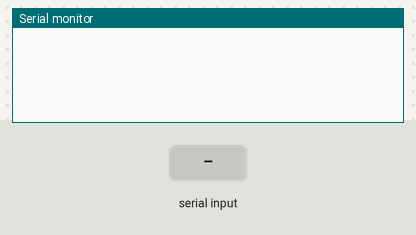
This sketch was run on a simulated Arduino Uno, built with avr-gcc and run on an emulated ATmega328P. Shown: the last lines printed to the serial monitor. Inputs (shaded band) come from the test bench. No radio packets arrive unless stated.

Above: at 1.2 s.
1.3 s: "90,45\n" received over Serial
At 2.3 s:
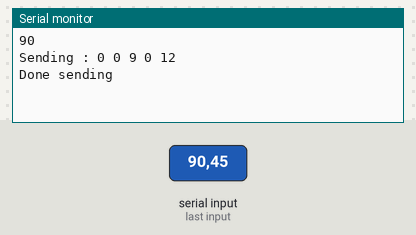
2.8 s: "30,150\n" received over Serial
At 3.4 s:
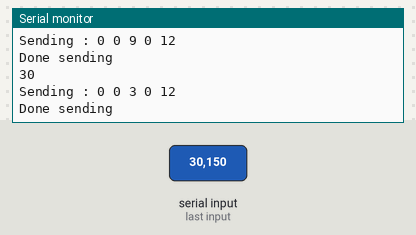

Measured:
- after the input at 1.3 s, the serial monitor: prints a new line at once (image 1)
- after the input at 2.8 s, the serial monitor: prints a new line at once (image 2)

The sketch:

server.ino
```cpp
#include <VirtualWire.h>

#define CHECKSUM 12
byte input[5];

void qsend (byte *message, byte len)
{
	Serial.print("Sending : ");

	for (int i = 0; i < len; i++)
	{
		Serial.print(message[i]);
		Serial.print(" ");
	}

	Serial.println();
	vw_send((byte *)message, len);
	vw_wait_tx(); // Wait until the whole message is gone
}

void setup()
{
	Serial.begin(9600);
	// Initialize the IO and ISR
	vw_set_ptt_inverted(true);
	vw_set_tx_pin(12);
	vw_setup(4000); // Bits per sec
}

void loop()
{
	if (Serial.available())
	{
		long in = Serial.readStringUntil('\n').toInt();
		Serial.println(in);
		input[0] = in/1000 ;
		input[1] = (in/100)%10;
		input[2] = (in/10)%10;
		input[3] = in%10;
		input[4] = CHECKSUM;

		qsend(input, 5);
		Serial.println("Done sending");
	}
}
```
